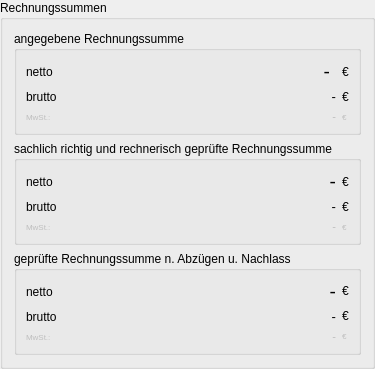
                      <widget class="QGroupBox" name="groupBox_invoice_info_amounts">
                       <property name="sizePolicy">
                        <sizepolicy hsizetype="Maximum" vsizetype="Preferred">
                         <horstretch>0</horstretch>
                         <verstretch>0</verstretch>
                        </sizepolicy>
                       </property>
                       <property name="title">
                        <string>Rechnungssummen</string>
                       </property>
                       <property name="flat">
                        <bool>true</bool>
                       </property>
                       <layout class="QVBoxLayout" name="verticalLayout_5">
                        <item>
                         <widget class="QGroupBox" name="groupBox_amount">
                          <property name="title">
                           <string>angegebene Rechnungssumme</string>
                          </property>
                          <layout class="QGridLayout" name="gridLayout_4">
                           <item row="1" column="2">
                            <widget class="QLabel" name="label_amount">
                             <property name="sizePolicy">
                              <sizepolicy hsizetype="Expanding" vsizetype="Preferred">
                               <horstretch>0</horstretch>
                               <verstretch>0</verstretch>
                              </sizepolicy>
                             </property>
                             <property name="font">
                              <font>
                               <pointsize>14</pointsize>
                              </font>
                             </property>
                             <property name="text">
                              <string>-</string>
                             </property>
                             <property name="alignment">
                              <set>Qt::AlignRight|Qt::AlignTrailing|Qt::AlignVCenter</set>
                             </property>
                            </widget>
                           </item>
                           <item row="2" column="0">
                            <widget class="QLabel" name="label_w_tax">
                             <property name="sizePolicy">
                              <sizepolicy hsizetype="Maximum" vsizetype="Preferred">
                               <horstretch>0</horstretch>
                               <verstretch>0</verstretch>
                              </sizepolicy>
                             </property>
                             <property name="text">
                              <string>brutto</string>
                             </property>
                            </widget>
                           </item>
                           <item row="3" column="4">
                            <widget class="QLabel" name="label_currency_11">
                             <property name="enabled">
                              <bool>false</bool>
                             </property>
                             <property name="maximumSize">
                              <size>
                               <width>16777215</width>
                               <height>16777215</height>
                              </size>
                             </property>
                             <property name="font">
                              <font>
                               <pointsize>6</pointsize>
                              </font>
                             </property>
                             <property name="text">
                              <string>€</string>
                             </property>
                            </widget>
                           </item>
                           <item row="3" column="1" colspan="3">
                            <widget class="QLabel" name="label_amount_VAT_amount">
                             <property name="enabled">
                              <bool>false</bool>
                             </property>
                             <property name="font">
                              <font>
                               <pointsize>8</pointsize>
                              </font>
                             </property>
                             <property name="text">
                              <string>-</string>
                             </property>
                             <property name="alignment">
                              <set>Qt::AlignRight|Qt::AlignTrailing|Qt::AlignVCenter</set>
                             </property>
                            </widget>
                           </item>
                           <item row="2" column="4">
                            <widget class="QLabel" name="label_currency_10">
                             <property name="maximumSize">
                              <size>
                               <width>16777215</width>
                               <height>16777215</height>
                              </size>
                             </property>
                             <property name="text">
                              <string>€</string>
                             </property>
                            </widget>
                           </item>
                           <item row="3" column="0">
                            <widget class="QLabel" name="label_VAT">
                             <property name="enabled">
                              <bool>false</bool>
                             </property>
                             <property name="sizePolicy">
                              <sizepolicy hsizetype="Maximum" vsizetype="Preferred">
                               <horstretch>0</horstretch>
                               <verstretch>0</verstretch>
                              </sizepolicy>
                             </property>
                             <property name="font">
                              <font>
                               <pointsize>6</pointsize>
                              </font>
                             </property>
                             <property name="text">
                              <string>MwSt.:</string>
                             </property>
                            </widget>
                           </item>
                           <item row="1" column="0">
                            <widget class="QLabel" name="label_net">
                             <property name="sizePolicy">
                              <sizepolicy hsizetype="Maximum" vsizetype="Preferred">
                               <horstretch>0</horstretch>
                               <verstretch>0</verstretch>
                              </sizepolicy>
                             </property>
                             <property name="text">
                              <string>netto</string>
                             </property>
                            </widget>
                           </item>
                           <item row="1" column="4">
                            <widget class="QLabel" name="label_currency_1">
                             <property name="maximumSize">
                              <size>
                               <width>16777215</width>
                               <height>16777215</height>
                              </size>
                             </property>
                             <property name="text">
                              <string>€</string>
                             </property>
                            </widget>
                           </item>
                           <item row="2" column="1" colspan="3">
                            <widget class="QLabel" name="label_amount_w_VAT">
                             <property name="font">
                              <font>
                               <pointsize>10</pointsize>
                              </font>
                             </property>
                             <property name="text">
                              <string>-</string>
                             </property>
                             <property name="alignment">
                              <set>Qt::AlignRight|Qt::AlignTrailing|Qt::AlignVCenter</set>
                             </property>
                            </widget>
                           </item>
                          </layout>
                         </widget>
                        </item>
                        <item>
                         <widget class="QGroupBox" name="groupBox_amount_2">
                          <property name="title">
                           <string>sachlich richtig und rechnerisch geprüfte Rechnungssumme</string>
                          </property>
                          <layout class="QGridLayout" name="gridLayout_5">
                           <item row="2" column="1" colspan="5">
                            <widget class="QLabel" name="label_verified_amount_VAT_amount">
                             <property name="enabled">
                              <bool>false</bool>
                             </property>
                             <property name="font">
                              <font>
                               <pointsize>8</pointsize>
                              </font>
                             </property>
                             <property name="text">
                              <string>-</string>
                             </property>
                             <property name="alignment">
                              <set>Qt::AlignRight|Qt::AlignTrailing|Qt::AlignVCenter</set>
                             </property>
                            </widget>
                           </item>
                           <item row="1" column="0">
                            <widget class="QLabel" name="label_w_tax_2">
                             <property name="sizePolicy">
                              <sizepolicy hsizetype="Maximum" vsizetype="Preferred">
                               <horstretch>0</horstretch>
                               <verstretch>0</verstretch>
                              </sizepolicy>
                             </property>
                             <property name="text">
                              <string>brutto</string>
                             </property>
                            </widget>
                           </item>
                           <item row="1" column="1" colspan="5">
                            <widget class="QLabel" name="label_verified_amount_w_VAT">
                             <property name="font">
                              <font>
                               <pointsize>10</pointsize>
                              </font>
                             </property>
                             <property name="text">
                              <string>-</string>
                             </property>
                             <property name="alignment">
                              <set>Qt::AlignRight|Qt::AlignTrailing|Qt::AlignVCenter</set>
                             </property>
                            </widget>
                           </item>
                           <item row="0" column="0">
                            <widget class="QLabel" name="label_net_2">
                             <property name="sizePolicy">
                              <sizepolicy hsizetype="Maximum" vsizetype="Preferred">
                               <horstretch>0</horstretch>
                               <verstretch>0</verstretch>
                              </sizepolicy>
                             </property>
                             <property name="text">
                              <string>netto</string>
                             </property>
                            </widget>
                           </item>
                           <item row="1" column="6">
                            <widget class="QLabel" name="label_currency_12">
                             <property name="maximumSize">
                              <size>
                               <width>16777215</width>
                               <height>16777215</height>
                              </size>
                             </property>
                             <property name="text">
                              <string>€</string>
                             </property>
                            </widget>
                           </item>
                           <item row="0" column="6">
                            <widget class="QLabel" name="label_currency_2">
                             <property name="sizePolicy">
                              <sizepolicy hsizetype="Maximum" vsizetype="Preferred">
                               <horstretch>0</horstretch>
                               <verstretch>0</verstretch>
                              </sizepolicy>
                             </property>
                             <property name="maximumSize">
                              <size>
                               <width>16777215</width>
                               <height>16777215</height>
                              </size>
                             </property>
                             <property name="text">
                              <string>€</string>
                             </property>
                            </widget>
                           </item>
                           <item row="0" column="1" colspan="5">
                            <widget class="QLabel" name="label_verified_amount">
                             <property name="sizePolicy">
                              <sizepolicy hsizetype="Expanding" vsizetype="Preferred">
                               <horstretch>0</horstretch>
                               <verstretch>0</verstretch>
                              </sizepolicy>
                             </property>
                             <property name="maximumSize">
                              <size>
                               <width>16777215</width>
                               <height>16777215</height>
                              </size>
                             </property>
                             <property name="font">
                              <font>
                               <pointsize>14</pointsize>
                              </font>
                             </property>
                             <property name="text">
                              <string>-</string>
                             </property>
                             <property name="alignment">
                              <set>Qt::AlignRight|Qt::AlignTrailing|Qt::AlignVCenter</set>
                             </property>
                            </widget>
                           </item>
                           <item row="2" column="6">
                            <widget class="QLabel" name="label_currency_13">
                             <property name="enabled">
                              <bool>false</bool>
                             </property>
                             <property name="maximumSize">
                              <size>
                               <width>16777215</width>
                               <height>16777215</height>
                              </size>
                             </property>
                             <property name="font">
                              <font>
                               <pointsize>6</pointsize>
                              </font>
                             </property>
                             <property name="text">
                              <string>€</string>
                             </property>
                            </widget>
                           </item>
                           <item row="2" column="0">
                            <widget class="QLabel" name="label_VAT_2">
                             <property name="enabled">
                              <bool>false</bool>
                             </property>
                             <property name="sizePolicy">
                              <sizepolicy hsizetype="Maximum" vsizetype="Preferred">
                               <horstretch>0</horstretch>
                               <verstretch>0</verstretch>
                              </sizepolicy>
                             </property>
                             <property name="font">
                              <font>
                               <pointsize>6</pointsize>
                              </font>
                             </property>
                             <property name="text">
                              <string>MwSt.:</string>
                             </property>
                            </widget>
                           </item>
                          </layout>
                         </widget>
                        </item>
                        <item>
                         <widget class="QGroupBox" name="groupBox_amount_a_reductions">
                          <property name="title">
                           <string>geprüfte Rechnungssumme n. Abzügen u. Nachlass</string>
                          </property>
                          <layout class="QGridLayout" name="gridLayout_7">
                           <item row="3" column="2">
                            <widget class="QLabel" name="label_currency_5">
                             <property name="enabled">
                              <bool>false</bool>
                             </property>
                             <property name="sizePolicy">
                              <sizepolicy hsizetype="Maximum" vsizetype="Fixed">
                               <horstretch>0</horstretch>
                               <verstretch>0</verstretch>
                              </sizepolicy>
                             </property>
                             <property name="maximumSize">
                              <size>
                               <width>16777215</width>
                               <height>16777215</height>
                              </size>
                             </property>
                             <property name="font">
                              <font>
                               <pointsize>6</pointsize>
                              </font>
                             </property>
                             <property name="text">
                              <string>€</string>
                             </property>
                            </widget>
                           </item>
                           <item row="2" column="2">
                            <widget class="QLabel" name="label_currency_4">
                             <property name="sizePolicy">
                              <sizepolicy hsizetype="Maximum" vsizetype="Fixed">
                               <horstretch>0</horstretch>
                               <verstretch>0</verstretch>
                              </sizepolicy>
                             </property>
                             <property name="maximumSize">
                              <size>
                               <width>16777215</width>
                               <height>16777215</height>
                              </size>
                             </property>
                             <property name="text">
                              <string>€</string>
                             </property>
                            </widget>
                           </item>
                           <item row="1" column="0">
                            <widget class="QLabel" name="label_net_3">
                             <property name="sizePolicy">
                              <sizepolicy hsizetype="Maximum" vsizetype="Preferred">
                               <horstretch>0</horstretch>
                               <verstretch>0</verstretch>
                              </sizepolicy>
                             </property>
                             <property name="text">
                              <string>netto</string>
                             </property>
                            </widget>
                           </item>
                           <item row="2" column="0">
                            <widget class="QLabel" name="label_w_tax_3">
                             <property name="sizePolicy">
                              <sizepolicy hsizetype="Maximum" vsizetype="Preferred">
                               <horstretch>0</horstretch>
                               <verstretch>0</verstretch>
                              </sizepolicy>
                             </property>
                             <property name="text">
                              <string>brutto</string>
                             </property>
                            </widget>
                           </item>
                           <item row="3" column="1">
                            <widget class="QLabel" name="label_amount_a_reductions_VAT_amount">
                             <property name="enabled">
                              <bool>false</bool>
                             </property>
                             <property name="sizePolicy">
                              <sizepolicy hsizetype="Preferred" vsizetype="Fixed">
                               <horstretch>0</horstretch>
                               <verstretch>0</verstretch>
                              </sizepolicy>
                             </property>
                             <property name="font">
                              <font>
                               <pointsize>8</pointsize>
                              </font>
                             </property>
                             <property name="text">
                              <string>-</string>
                             </property>
                             <property name="alignment">
                              <set>Qt::AlignRight|Qt::AlignTrailing|Qt::AlignVCenter</set>
                             </property>
                            </widget>
                           </item>
                           <item row="1" column="1">
                            <widget class="QLabel" name="label_amount_a_reductions_amount">
                             <property name="enabled">
                              <bool>true</bool>
                             </property>
                             <property name="sizePolicy">
                              <sizepolicy hsizetype="Preferred" vsizetype="Fixed">
                               <horstretch>0</horstretch>
                               <verstretch>0</verstretch>
                              </sizepolicy>
                             </property>
                             <property name="font">
                              <font>
                               <pointsize>14</pointsize>
                              </font>
                             </property>
                             <property name="text">
                              <string>-</string>
                             </property>
                             <property name="alignment">
                              <set>Qt::AlignRight|Qt::AlignTrailing|Qt::AlignVCenter</set>
                             </property>
                            </widget>
                           </item>
                           <item row="3" column="0">
                            <widget class="QLabel" name="label_VAT_3">
                             <property name="enabled">
                              <bool>false</bool>
                             </property>
                             <property name="sizePolicy">
                              <sizepolicy hsizetype="Maximum" vsizetype="Preferred">
                               <horstretch>0</horstretch>
                               <verstretch>0</verstretch>
                              </sizepolicy>
                             </property>
                             <property name="font">
                              <font>
                               <pointsize>6</pointsize>
                              </font>
                             </property>
                             <property name="text">
                              <string>MwSt.:</string>
                             </property>
                            </widget>
                           </item>
                           <item row="1" column="2">
                            <widget class="QLabel" name="label_currency_3">
                             <property name="sizePolicy">
                              <sizepolicy hsizetype="Maximum" vsizetype="Fixed">
                               <horstretch>0</horstretch>
                               <verstretch>0</verstretch>
                              </sizepolicy>
                             </property>
                             <property name="maximumSize">
                              <size>
                               <width>16777215</width>
                               <height>16777215</height>
                              </size>
                             </property>
                             <property name="text">
                              <string>€</string>
                             </property>
                            </widget>
                           </item>
                           <item row="2" column="1">
                            <widget class="QLabel" name="label_amount_a_reductions_amount_w_VAT">
                             <property name="enabled">
                              <bool>true</bool>
                             </property>
                             <property name="sizePolicy">
                              <sizepolicy hsizetype="Preferred" vsizetype="Fixed">
                               <horstretch>0</horstretch>
                               <verstretch>0</verstretch>
                              </sizepolicy>
                             </property>
                             <property name="font">
                              <font>
                               <pointsize>10</pointsize>
                              </font>
                             </property>
                             <property name="text">
                              <string>-</string>
                             </property>
                             <property name="alignment">
                              <set>Qt::AlignRight|Qt::AlignTrailing|Qt::AlignVCenter</set>
                             </property>
                            </widget>
                           </item>
                          </layout>
                         </widget>
                        </item>
                       </layout>
                      </widget>
